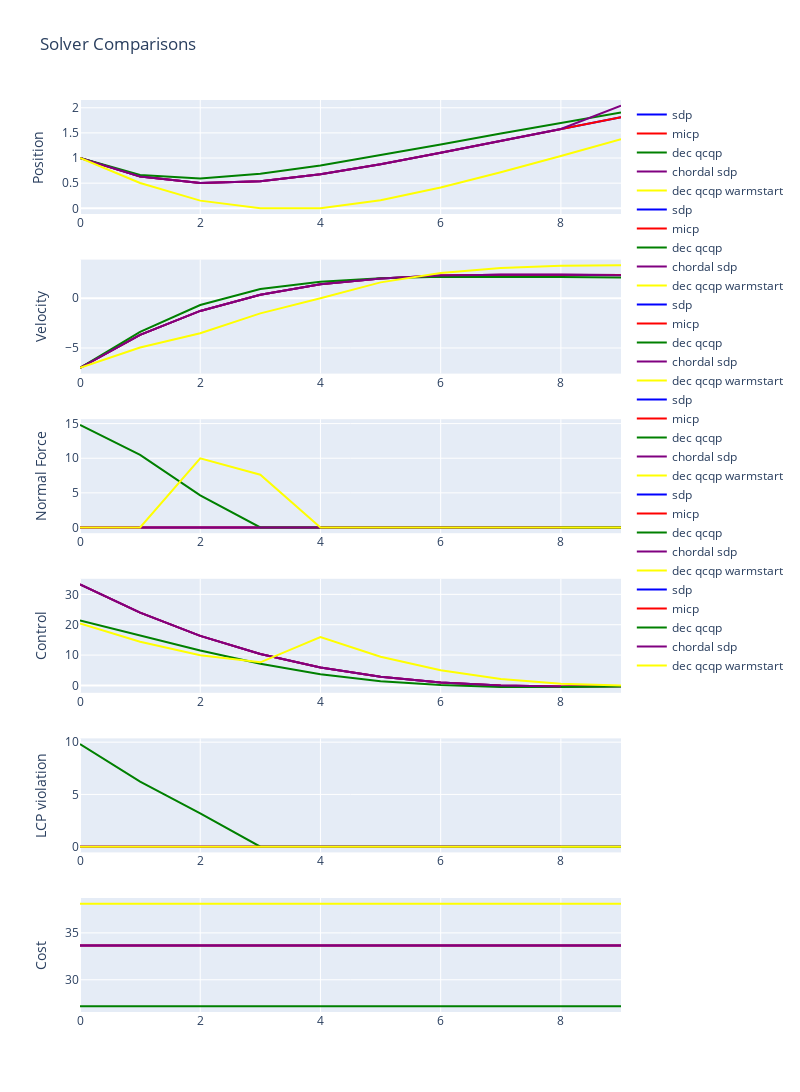

Here is the notebook cell this chart was saved with:
### Code cell
make_plots(0.1)

### Figure 1 — Plotly figure (JSON) as saved in the notebook; plotly's stock layout.template omitted (floating-point values rounded to 4 significant figures)
{"data": [{"line": {"color": "blue"}, "mode": "lines", "name": "sdp", "type": "scatter", "x": [0, 1, 2, 3, 4, 5, 6, 7, 8, 9], "xaxis": "x", "y": [1, 0.6324, 0.5047, 0.5404, 0.6795, 0.8778, 1.105, 1.341, 1.578, 1.811, 2.041], "yaxis": "y"}, {"line": {"color": "red"}, "mode": "lines", "name": "micp", "type": "scatter", "x": [0, 1, 2, 3, 4, 5, 6, 7, 8, 9], "xaxis": "x", "y": [1, 0.6324, 0.5047, 0.5404, 0.6795, 0.8777, 1.105, 1.341, 1.578, 1.811, 2.041], "yaxis": "y"}, {"line": {"color": "green"}, "mode": "lines", "name": "dec qcqp", "type": "scatter", "x": [0, 1, 2, 3, 4, 5, 6, 7, 8, 9], "xaxis": "x", "y": [1, 0.6625, 0.5941, 0.6874, 0.8522, 1.054, 1.27, 1.487, 1.699, 1.906, 2.11], "yaxis": "y"}, {"line": {"color": "purple"}, "mode": "lines", "name": "chordal sdp", "type": "scatter", "x": [0, 1, 2, 3, 4, 5, 6, 7, 8, 9], "xaxis": "x", "y": [1.0, 0.6324, 0.5047, 0.5404, 0.6795, 0.8778, 1.105, 1.341, 1.578, 2.041], "yaxis": "y"}, {"line": {"color": "yellow"}, "mode": "lines", "name": "dec qcqp warmstart", "type": "scatter", "x": [0, 1, 2, 3, 4, 5, 6, 7, 8, 9], "xaxis": "x", "y": [1, 0.5043, 0.1524, 5.74e-42, 2.838e-44, 0.1592, 0.4131, 0.7169, 1.042, 1.372, 1.703], "yaxis": "y"}, {"line": {"color": "blue"}, "mode": "lines", "name": "sdp", "type": "scatter", "x": [0, 1, 2, 3, 4, 5, 6, 7, 8, 9], "xaxis": "x2", "y": [-7, -3.676, -1.277, 0.3565, 1.391, 1.983, 2.27, 2.367, 2.365, 2.329, 2.302], "yaxis": "y2"}, {"line": {"color": "red"}, "mode": "lines", "name": "micp", "type": "scatter", "x": [0, 1, 2, 3, 4, 5, 6, 7, 8, 9], "xaxis": "x2", "y": [-7, -3.676, -1.277, 0.3565, 1.391, 1.983, 2.27, 2.367, 2.364, 2.329, 2.302], "yaxis": "y2"}, {"line": {"color": "green"}, "mode": "lines", "name": "dec qcqp", "type": "scatter", "x": [0, 1, 2, 3, 4, 5, 6, 7, 8, 9], "xaxis": "x2", "y": [-7, -3.375, -0.6847, 0.933, 1.648, 2.017, 2.16, 2.171, 2.124, 2.071, 2.039], "yaxis": "y2"}, {"line": {"color": "purple"}, "mode": "lines", "name": "chordal sdp", "type": "scatter", "x": [0, 1, 2, 3, 4, 5, 6, 7, 8, 9], "xaxis": "x2", "y": [-7.0, -3.676, -1.277, 0.3566, 1.391, 1.983, 2.27, 2.367, 2.365, 2.302], "yaxis": "y2"}, {"line": {"color": "yellow"}, "mode": "lines", "name": "dec qcqp warmstart", "type": "scatter", "x": [0, 1, 2, 3, 4, 5, 6, 7, 8, 9], "xaxis": "x2", "y": [-7, -4.957, -3.519, -1.524, 3.159e-37, 1.592, 2.54, 3.038, 3.25, 3.306, 3.303], "yaxis": "y2"}, {"line": {"color": "blue"}, "mode": "lines", "name": "sdp", "type": "scatter", "x": [0, 1, 2, 3, 4, 5, 6, 7, 8, 9], "xaxis": "x3", "y": [7.426e-10, 1.522e-08, 1.944e-08, 8.956e-09, 4.868e-09, 3.91e-09, 3.052e-09, 2.648e-09, 2.754e-09, 2.846e-09], "yaxis": "y3"}, {"line": {"color": "red"}, "mode": "lines", "name": "micp", "type": "scatter", "x": [0, 1, 2, 3, 4, 5, 6, 7, 8, 9], "xaxis": "x3", "y": [0, 0, 0, 0, 0, 0, 0, 0, 0, 0], "yaxis": "y3"}, {"line": {"color": "green"}, "mode": "lines", "name": "dec qcqp", "type": "scatter", "x": [0, 1, 2, 3, 4, 5, 6, 7, 8, 9], "xaxis": "x3", "y": [14.81, 10.48, 4.652, 1.233e-07, 9.231e-09, 3.816e-09, 2.223e-09, 1.571e-09, 1.273e-09, 1.127e-09], "yaxis": "y3"}, {"line": {"color": "purple"}, "mode": "lines", "name": "chordal sdp", "type": "scatter", "x": [0, 1, 2, 3, 4, 5, 6, 7, 8, 9], "xaxis": "x3", "y": [7.592e-07, 6.397e-05, 0.0001185, 7.091e-05, 2.925e-05, 1.179e-05, 5.783e-06, 3.519e-06, 2.631e-06], "yaxis": "y3"}, {"line": {"color": "yellow"}, "mode": "lines", "name": "dec qcqp warmstart", "type": "scatter", "x": [0, 1, 2, 3, 4, 5, 6, 7, 8, 9], "xaxis": "x3", "y": [8.26e-43, 5.966e-46, 9.977, 7.618, -2.679e-42, -1.353e-41, -1.682e-43, 2.725e-42, 1.92e-43, -1.294e-41], "yaxis": "y3"}, {"line": {"color": "blue"}, "mode": "lines", "name": "sdp", "type": "scatter", "x": [0, 1, 2, 3, 4, 5, 6, 7, 8, 9], "xaxis": "x4", "y": [33.24, 23.99, 16.34, 10.34, 5.917, 2.868, 0.971, -0.02153, -0.3556, -0.2711], "yaxis": "y4"}, {"line": {"color": "red"}, "mode": "lines", "name": "micp", "type": "scatter", "x": [0, 1, 2, 3, 4, 5, 6, 7, 8, 9], "xaxis": "x4", "y": [33.24, 23.99, 16.34, 10.35, 5.917, 2.868, 0.9711, -0.02249, -0.3565, -0.2716], "yaxis": "y4"}, {"line": {"color": "green"}, "mode": "lines", "name": "dec qcqp", "type": "scatter", "x": [0, 1, 2, 3, 4, 5, 6, 7, 8, 9], "xaxis": "x4", "y": [21.44, 16.42, 11.53, 7.15, 3.694, 1.423, 0.1126, -0.467, -0.5383, -0.3143], "yaxis": "y4"}, {"line": {"color": "purple"}, "mode": "lines", "name": "chordal sdp", "type": "scatter", "x": [0, 1, 2, 3, 4, 5, 6, 7, 8, 9], "xaxis": "x4", "y": [33.24, 23.99, 16.33, 10.34, 5.917, 2.869, 0.971, -0.02163, -0.3557], "yaxis": "y4"}, {"line": {"color": "yellow"}, "mode": "lines", "name": "dec qcqp warmstart", "type": "scatter", "x": [0, 1, 2, 3, 4, 5, 6, 7, 8, 9], "xaxis": "x4", "y": [20.43, 14.38, 9.977, 7.618, 15.92, 9.481, 4.982, 2.119, 0.5613, -0.03295], "yaxis": "y4"}, {"line": {"color": "blue"}, "mode": "lines", "name": "sdp", "type": "scatter", "x": [0, 1, 2, 3, 4, 5, 6, 7, 8, 9], "xaxis": "x5", "y": [1.176e-09, 7.682e-09, 1.051e-08, 6.085e-09, 4.273e-09, 4.32e-09, 4.095e-09, 4.179e-09, 4.986e-09, 5.81e-09], "yaxis": "y5"}, {"line": {"color": "red"}, "mode": "lines", "name": "micp", "type": "scatter", "x": [0, 1, 2, 3, 4, 5, 6, 7, 8, 9], "xaxis": "x5", "y": [0, 0, 0, 0, 0, 0, 0, 0, 0, 0], "yaxis": "y5"}, {"line": {"color": "green"}, "mode": "lines", "name": "dec qcqp", "type": "scatter", "x": [0, 1, 2, 3, 4, 5, 6, 7, 8, 9], "xaxis": "x5", "y": [9.815, 6.225, 3.197, 1.051e-07, 9.729e-09, 4.846e-09, 3.305e-09, 2.671e-09, 2.426e-09, 2.378e-09], "yaxis": "y5"}, {"line": {"color": "purple"}, "mode": "lines", "name": "chordal sdp", "type": "scatter", "x": [0, 1, 2, 3, 4, 5, 6, 7, 8, 9], "xaxis": "x5", "y": [4.801e-07, 3.229e-05, 6.405e-05, 4.818e-05, 2.567e-05, 1.303e-05, 7.757e-06, 5.553e-06, 5.37e-06], "yaxis": "y5"}, {"line": {"color": "yellow"}, "mode": "lines", "name": "dec qcqp warmstart", "type": "scatter", "x": [0, 1, 2, 3, 4, 5, 6, 7, 8, 9], "xaxis": "x5", "y": [4.165e-43, 9.091e-47, 5.726e-41, 2.162e-43, -4.264e-43, -5.59e-42, -1.205e-43, 2.839e-42, 2.634e-43, -2.204e-41], "yaxis": "y5"}, {"line": {"color": "blue"}, "mode": "lines", "name": "sdp", "type": "scatter", "x": [0, 1, 2, 3, 4, 5, 6, 7, 8, 9], "xaxis": "x6", "y": [33.65, 33.65, 33.65, 33.65, 33.65, 33.65, 33.65, 33.65, 33.65, 33.65, 33.65], "yaxis": "y6"}, {"line": {"color": "red"}, "mode": "lines", "name": "micp", "type": "scatter", "x": [0, 1, 2, 3, 4, 5, 6, 7, 8, 9], "xaxis": "x6", "y": [33.65, 33.65, 33.65, 33.65, 33.65, 33.65, 33.65, 33.65, 33.65, 33.65, 33.65], "yaxis": "y6"}, {"line": {"color": "green"}, "mode": "lines", "name": "dec qcqp", "type": "scatter", "x": [0, 1, 2, 3, 4, 5, 6, 7, 8, 9], "xaxis": "x6", "y": [27.17, 27.17, 27.17, 27.17, 27.17, 27.17, 27.17, 27.17, 27.17, 27.17, 27.17], "yaxis": "y6"}, {"line": {"color": "purple"}, "mode": "lines", "name": "chordal sdp", "type": "scatter", "x": [0, 1, 2, 3, 4, 5, 6, 7, 8, 9], "xaxis": "x6", "y": [33.65, 33.65, 33.65, 33.65, 33.65, 33.65, 33.65, 33.65, 33.65, 33.65], "yaxis": "y6"}, {"line": {"color": "yellow"}, "mode": "lines", "name": "dec qcqp warmstart", "type": "scatter", "x": [0, 1, 2, 3, 4, 5, 6, 7, 8, 9], "xaxis": "x6", "y": [38.11, 38.11, 38.11, 38.11, 38.11, 38.11, 38.11, 38.11, 38.11, 38.11, 38.11], "yaxis": "y6"}], "layout": {"height": 1200, "title": {"text": "Solver Comparisons"}, "width": 800, "xaxis": {"anchor": "y", "domain": [0, 1]}, "xaxis2": {"anchor": "y2", "domain": [0, 1]}, "xaxis3": {"anchor": "y3", "domain": [0, 1]}, "xaxis4": {"anchor": "y4", "domain": [0, 1]}, "xaxis5": {"anchor": "y5", "domain": [0, 1]}, "xaxis6": {"anchor": "y6", "domain": [0, 1]}, "yaxis": {"anchor": "x", "domain": [0.875, 1], "title": {"text": "Position"}}, "yaxis2": {"anchor": "x2", "domain": [0.7, 0.825], "title": {"text": "Velocity"}}, "yaxis3": {"anchor": "x3", "domain": [0.525, 0.65], "title": {"text": "Normal Force"}}, "yaxis4": {"anchor": "x4", "domain": [0.35, 0.475], "title": {"text": "Control"}}, "yaxis5": {"anchor": "x5", "domain": [0.175, 0.3], "title": {"text": "LCP violation"}}, "yaxis6": {"anchor": "x6", "domain": [0, 0.125], "title": {"text": "Cost"}}}}
